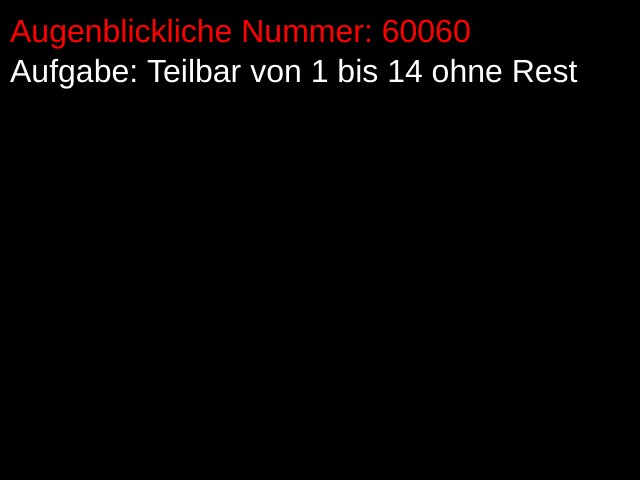
Frame 1 (no input)
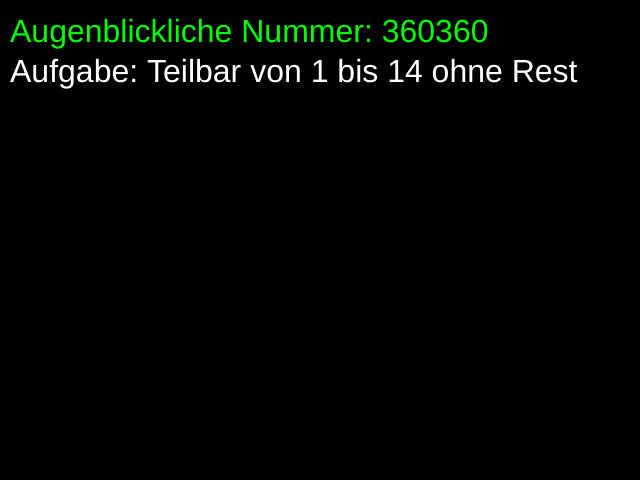
Frame 60 (no input)
Frame 120 (the mouse pressed at the canvas centre since frame 60): identical to frame 60, image omitted

The p5.js sketch that drew these frames (run headless with seeded random() and noise() and a simulated clock; from frame 60 on, the mouse is pressed at the canvas centre):

// p5.js sketch
// ── sketch.js

var testNumbersStart = 1;
var testNumbersEnd = 14;

/*
1 = 1
2 = 2 * 1
3 = 3 * 1
4 = 2 * 2
5 = 5
6 = 3 * 2
7 = 7
8 = 2 * 2 * 2
9 = 3 * 3
10 = 5 * 2
11 = 11
12 = 2 * 2 * 3
13 = 13 
14 = 2 * 7

// 1 * 2 * 2 * 2 * 3 * 3 * 5 * 7 * 11 * 13
*/

var step = 2 * 3 * 5 * 7 * 11 * 13;
var currentNumber = step;

function setup() {
    createCanvas(640, 480);

    frameRate(60);
}

function draw() {
    background(0);

    textSize(32);
    fill(255);

    let valid = true;

    for (let i = testNumbersStart; i <= testNumbersEnd; i++) {
        let divResult = currentNumber / i;
        if (divResult !== floor(divResult)) {
            console.log("Hat nicht geklappt: " + currentNumber + " fuer " + i);
            valid = false;
        }
        else {
            console.log("Hat geklappt: " + currentNumber + " fuer " + i);
        }
    }

    if (!valid) {
        //2, 7
        currentNumber += step;
    }

    text("Aufgabe: Teilbar von " + testNumbersStart + " bis " + testNumbersEnd + " ohne Rest", 10, 82);

    fill(valid ? 0 : 255, valid ? 255 : 0, 0);
    text("Augenblickliche Nummer: " + currentNumber, 10, 42);


}
